Frame 1 (no input): blank canvas, image omitted
Frame 60 (the mouse pressed at the canvas centre just before this capture): blank canvas, image omitted
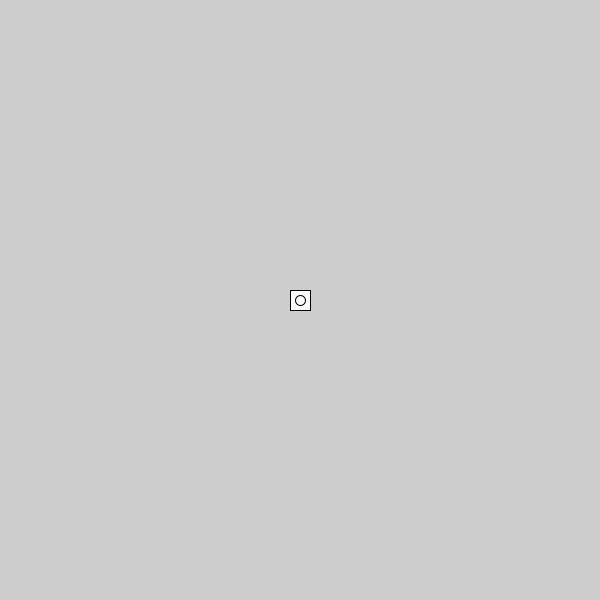
Frame 120 (the mouse held since frame 60 and released just before this capture)

The Processing sketch whose frames 1 and 60 were blank and that drew this single picture after the mouse press (run headless with seeded random() and noise(); from frame 60 on, the mouse is pressed at the canvas centre):

// Processing sketch: FunctionPractice
// ── FunctionPractice.pde
void setup(){
  size(600,600);
  rectMode(CENTER);
  noCursor();
}
void draw(){
  background(205);
  myShape(mouseX,mouseY, 10);

}
void myShape(float x, float y, float s){
  rect(x,y,s*2,s*2);
  ellipse(x,y,s*1,s*1);
}
